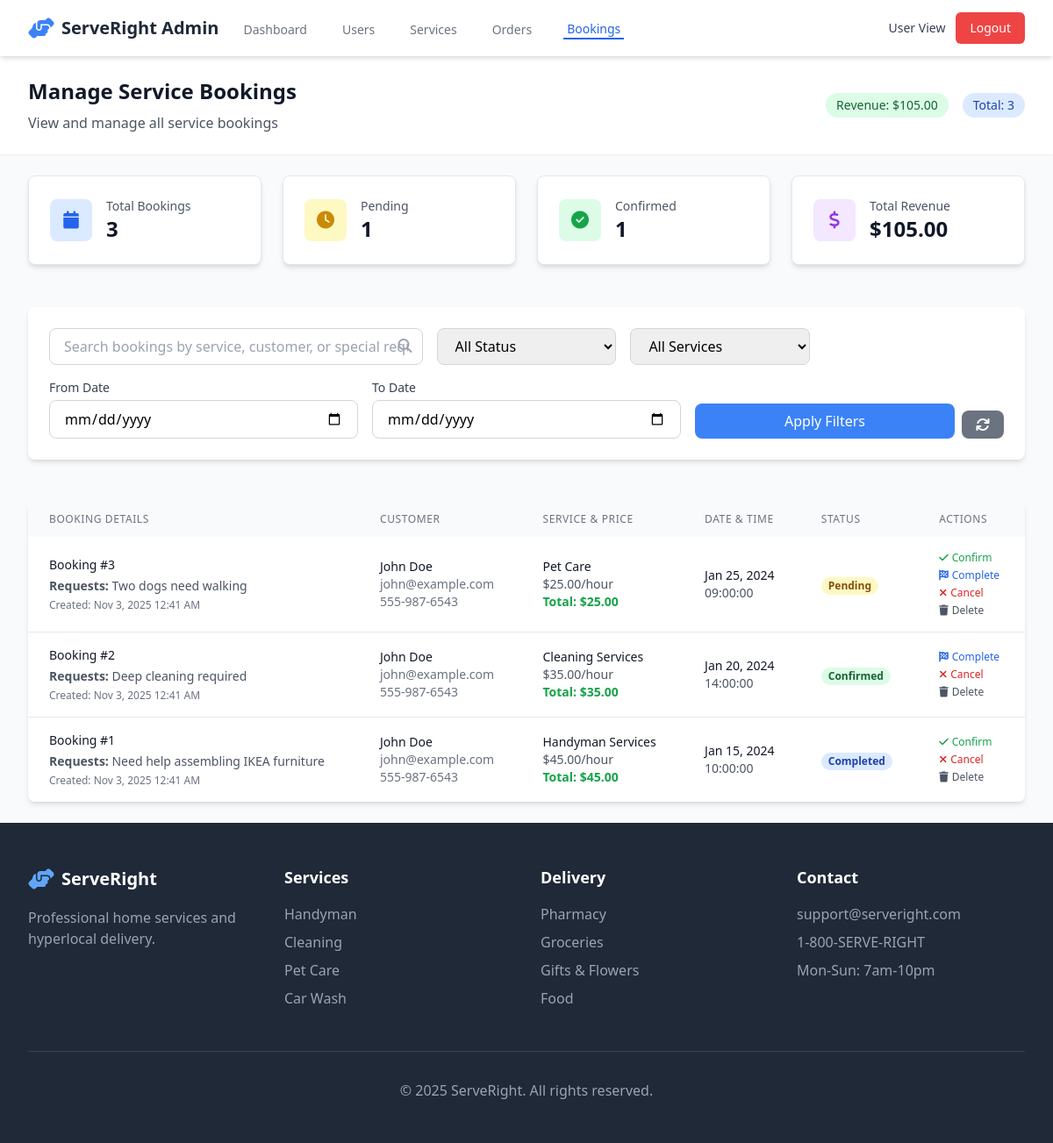
Page /admin_bookings.php (signed in) on the committed database.
### tables this page shows
CREATE TABLE service_bookings (
    id INT AUTO_INCREMENT PRIMARY KEY,
    user_id INT,
    service_id INT,
    booking_date DATE NOT NULL,
    booking_time TIME NOT NULL,
    special_requests TEXT,
    status ENUM('pending', 'confirmed', 'completed', 'cancelled') DEFAULT 'pending',
    total_amount DECIMAL(10,2),
    created_at TIMESTAMP DEFAULT CURRENT_TIMESTAMP,
    FOREIGN KEY (user_id) REFERENCES users(id),
    FOREIGN KEY (service_id) REFERENCES services(id)
);

CREATE TABLE users (
    id INT AUTO_INCREMENT PRIMARY KEY,
    full_name VARCHAR(100) NOT NULL,
    email VARCHAR(100) UNIQUE NOT NULL,
    phone VARCHAR(20),
    password VARCHAR(255) NOT NULL,
    user_type ENUM('customer', 'admin') DEFAULT 'customer',
    created_at TIMESTAMP DEFAULT CURRENT_TIMESTAMP
);

CREATE TABLE services (
    id INT AUTO_INCREMENT PRIMARY KEY,
    name VARCHAR(100) NOT NULL,
    description TEXT,
    price DECIMAL(10,2),
    category VARCHAR(50),
    image_url VARCHAR(255),
    is_active BOOLEAN DEFAULT TRUE
);

### admin_bookings.php (the view, shortened to what the rows shown need)
<?php
$conn = get_db_connection();
$sql = "SELECT sb.*, s.name as service_name, s.price,
               u.full_name as customer_name, u.email as customer_email, u.phone as customer_phone
        FROM service_bookings sb
        JOIN services s ON sb.service_id = s.id
        JOIN users u ON sb.user_id = u.id
        WHERE 1=1";
$sql .= " ORDER BY sb.booking_date DESC, sb.booking_time DESC";
$stmt = mysqli_prepare($conn, $sql);
mysqli_stmt_execute($stmt);
$bookings = mysqli_stmt_get_result($stmt)->fetch_all(MYSQLI_ASSOC);
?>
<!DOCTYPE html>
<html lang="en">
<head>
    <script src="https://cdn.tailwindcss.com"></script>
    <link rel="stylesheet" href="https://cdnjs.cloudflare.com/ajax/libs/font-awesome/6.4.0/css/all.min.css">
</head>
<body class="bg-gray-50">
    <section class="bg-white shadow-sm">
        <div class="max-w-7xl mx-auto px-4 sm:px-6 lg:px-8 py-6">
            <div class="flex items-center justify-between">
                <div>
                    <h1 class="text-2xl font-bold text-gray-900">Manage Service Bookings</h1>
                </div>
            </div>
        </div>
    </section>
    <section class="py-6">
        <div class="max-w-7xl mx-auto px-4 sm:px-6 lg:px-8">
            <div class="bg-white rounded-lg shadow-md overflow-hidden">
                <?php if (empty($bookings)): ?>
                    <div class="text-center py-12">
                        <i class="fas fa-calendar text-gray-400 text-5xl mb-4"></i>
                        <h3 class="text-xl font-semibold text-gray-900">No bookings found</h3>
                        <p class="text-gray-600 mt-2">Try adjusting your search criteria</p>
                    </div>
                <?php else: ?>
                    <div class="overflow-x-auto">
                        <table class="w-full">
                            <thead class="bg-gray-50">
                                <tr>
                                    <th class="px-6 py-3 text-left text-xs font-medium text-gray-500 uppercase tracking-wider">Booking Details</th>
                                    <th class="px-6 py-3 text-left text-xs font-medium text-gray-500 uppercase tracking-wider">Customer</th>
                                    <th class="px-6 py-3 text-left text-xs font-medium text-gray-500 uppercase tracking-wider">Service & Price</th>
                                    <th class="px-6 py-3 text-left text-xs font-medium text-gray-500 uppercase tracking-wider">Date & Time</th>
                                    <th class="px-6 py-3 text-left text-xs font-medium text-gray-500 uppercase tracking-wider">Status</th>
                                    <th class="px-6 py-3 text-left text-xs font-medium text-gray-500 uppercase tracking-wider">Actions</th>
                                </tr>
                            </thead>
                            <tbody class="bg-white divide-y divide-gray-200">
                                <?php foreach ($bookings as $booking): ?>
                                    <tr class="hover:bg-gray-50">
                                        <td class="px-6 py-4">
                                            <div class="text-sm font-medium text-gray-900">Booking #<?php echo $booking['id']; ?></div>
                                            <?php if (!empty($booking['special_requests'])): ?>
                                                <div class="text-sm text-gray-600 mt-1 max-w-xs">
                                                    <strong>Requests:</strong> <?php echo htmlspecialchars(substr($booking['special_requests'], 0, 50)); ?><?php echo strlen($booking['special_requests']) > 50 ? '...' : ''; ?>
                                                </div>
                                            <?php endif; ?>
                                            <div class="text-xs text-gray-500 mt-1">
                                                Created: <?php echo date('M j, Y g:i A', strtotime($booking['created_at'])); ?>
                                            </div>
                                        </td>
                                        <td class="px-6 py-4">
                                            <div class="text-sm font-medium text-gray-900"><?php echo htmlspecialchars($booking['customer_name']); ?></div>
                                            <div class="text-sm text-gray-500"><?php echo htmlspecialchars($booking['customer_email']); ?></div>
                                            <?php if (!empty($booking['customer_phone'])): ?>
                                                <div class="text-sm text-gray-500"><?php echo htmlspecialchars($booking['customer_phone']); ?></div>
                                            <?php endif; ?>
                                        </td>
                                        <td class="px-6 py-4">
                                            <div class="text-sm font-medium text-gray-900"><?php echo htmlspecialchars($booking['service_name']); ?></div>
                                            <div class="text-sm text-gray-600">$<?php echo $booking['price']; ?>/hour</div>
                                            <div class="text-sm font-bold text-green-600">Total: $<?php echo $booking['total_amount']; ?></div>
                                        </td>
                                        <td class="px-6 py-4 whitespace-nowrap">
                                            <div class="text-sm text-gray-900"><?php echo date('M j, Y', strtotime($booking['booking_date'])); ?></div>
                                            <div class="text-sm text-gray-600"><?php echo $booking['booking_time']; ?></div>
                                        </td>
                                        <td class="px-6 py-4 whitespace-nowrap">
                                            <span class="px-2 inline-flex text-xs leading-5 font-semibold rounded-full
                                                <?php echo $booking['status'] === 'confirmed' ? 'bg-green-100 text-green-800' :
                                                       ($booking['status'] === 'pending' ? 'bg-yellow-100 text-yellow-800' :
                                                       ($booking['status'] === 'completed' ? 'bg-blue-100 text-blue-800' : 'bg-red-100 text-red-800')); ?>">
                                                <?php echo ucfirst($booking['status']); ?>
                                            </span>
                                        </td>
                                        <td class="px-6 py-4 whitespace-nowrap text-sm font-medium">
                                            <div class="flex flex-col space-y-1">
                                                <?php if ($booking['status'] !== 'confirmed'): ?>
                                                    <a href="admin_bookings.php?action=confirmed&id=<?php echo $booking['id']; ?>"
                                                       class="text-green-600 hover:text-green-900 text-xs">
                                                        <i class="fas fa-check mr-1"></i>Confirm
                                                    </a>
                                                <?php endif; ?>
                                                <?php if ($booking['status'] !== 'completed' && $booking['status'] !== 'cancelled'): ?>
                                                    <a href="admin_bookings.php?action=completed&id=<?php echo $booking['id']; ?>"
                                                       class="text-blue-600 hover:text-blue-900 text-xs">
                                                        <i class="fas fa-flag-checkered mr-1"></i>Complete
                                                    </a>
                                                <?php endif; ?>
                                                <?php if ($booking['status'] !== 'cancelled'): ?>
                                                    <a href="admin_bookings.php?action=cancelled&id=<?php echo $booking['id']; ?>"
                                                       class="text-red-600 hover:text-red-900 text-xs"
                                                       onclick="return confirm('Are you sure you want to cancel this booking?')">
                                                        <i class="fas fa-times mr-1"></i>Cancel
                                                    </a>
                                                <?php endif; ?>
                                                <a href="admin_bookings.php?action=delete&id=<?php echo $booking['id']; ?>"
                                                   class="text-gray-600 hover:text-gray-900 text-xs"
                                                   onclick="return confirm('Are you sure you want to delete this booking? This action cannot be undone.')">
                                                    <i class="fas fa-trash mr-1"></i>Delete
                                                </a>
                                            </div>
                                        </td>
                                    </tr>
                                <?php endforeach; ?>
                            </tbody>
                        </table>
                    </div>
                <?php endif; ?>
            </div>
        </div>
    </section>
</body>
</html>

### rows in the picture
service_bookings: id "3", special_requests "Two dogs need walking", created_at "Nov 3, 2025 12:41 AM", user.full_name "John Doe", user.email "john@example.com", user.phone "555-987-6543", service.name "Pet Care", service.price "25.00", total_amount "25.00", booking_date "Jan 25, 2024", booking_time "09:00:00", status "Pending"
service_bookings: id "2", special_requests "Deep cleaning required", created_at "Nov 3, 2025 12:41 AM", user.full_name "John Doe", user.email "john@example.com", user.phone "555-987-6543", service.name "Cleaning Services", service.price "35.00", total_amount "35.00", booking_date "Jan 20, 2024", booking_time "14:00:00", status "Confirmed"
service_bookings: id "1", special_requests "Need help assembling IKEA furniture", created_at "Nov 3, 2025 12:41 AM", user.full_name "John Doe", user.email "john@example.com", user.phone "555-987-6543", service.name "Handyman Services", service.price "45.00", total_amount "45.00", booking_date "Jan 15, 2024", booking_time "10:00:00", status "Completed"

### other values in the picture
$total_revenue "105.00"
$total_bookings "3"
count($pending_bookings) "1"
count($confirmed_bookings) "1"
